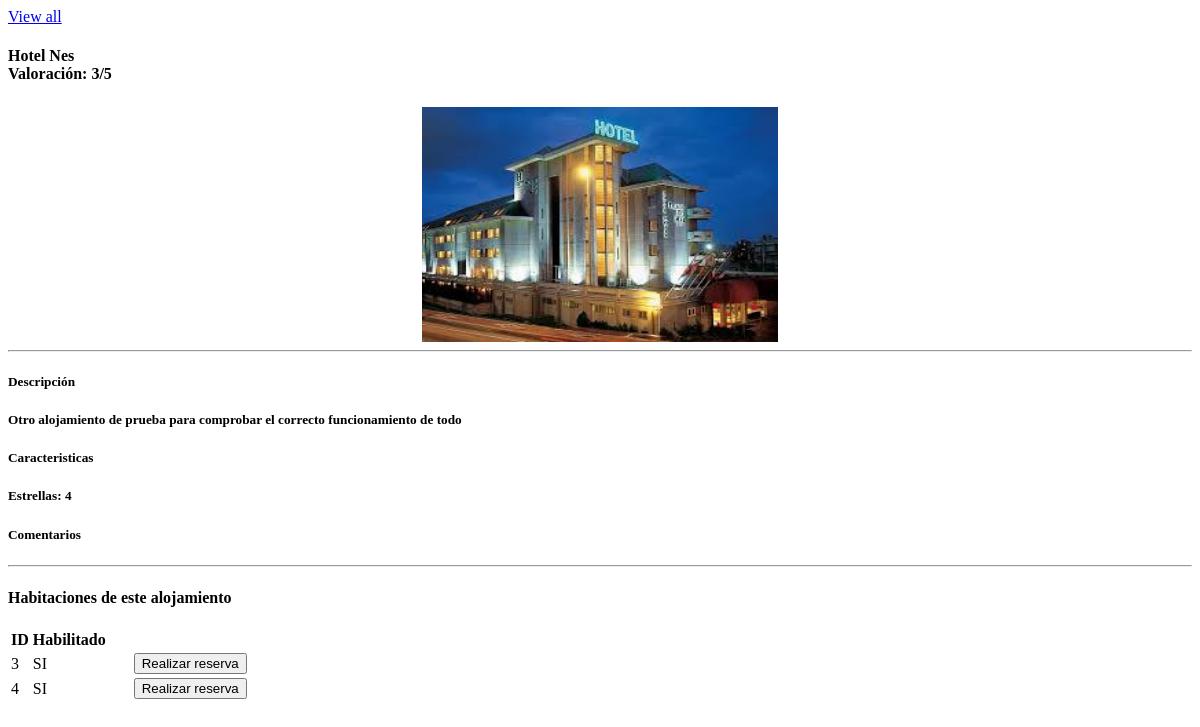
/GRXDev/alojamiento.php?ID_Alojamiento=2, run on the app's committed database.
### tables this page shows
CREATE TABLE IF NOT EXISTS `alojamiento` (
  `ID` int(10) NOT NULL,
  `Nombre` varchar(255) NOT NULL,
  `Direccion` varchar(255) NOT NULL,
  `Descripcion` varchar(255) NOT NULL,
  `Tipo_alojamiento` int(10) NOT NULL,
  `ID_Dueno` int(10) NOT NULL,
  `Fecha_alta` int(10) NOT NULL,
  `ID_Validador` int(10) NOT NULL,
  `Fecha_validacion` varchar(20) NOT NULL
);

CREATE TABLE IF NOT EXISTS `caracteristicas` (
  `ID_Caracteristicas` int(10) NOT NULL,
  `Descripcion` varchar(255) NOT NULL,
  `Tipo` varchar(255) NOT NULL,
  `Tipo_check` int(10) NOT NULL
);

CREATE TABLE IF NOT EXISTS `caracteristicasalojamiento` (
  `ID_Caracteristicas` int(10) NOT NULL,
  `ID_Alojamiento` int(10) NOT NULL,
  `Cantidad` int(10) NOT NULL
);

CREATE TABLE IF NOT EXISTS `habitacion` (
  `ID` int(10) NOT NULL,
  `ID_Alojamiento` int(10) NOT NULL,
  `Habilitado` int(10) NOT NULL
);

### GRXDev/conexionBD.php (called while the page is built)
<?php
include "BD.php";
$datos = new BD("localhost", "root", "", "GRXDev");
?>

### GRXDev/BD.php (called while the page is built, shortened)
<?php
class BD {
    private $localhost;
    private $user;
    private $pass;
    private $conexion = false;
    public function BD($direccion, $usuario, $contrasenia, $basedatos) {
        $this->localhost = $direccion;
        $this->user = $usuario;
        $this->pass = $contrasenia;
        $this->database = $basedatos;
    }
    public function GetMyConnection() {
        if ($this->conexion)
            return $this->conexion;
        $this->conexion = mysql_connect($this->localhost, $this->user, $this->pass) or die('Could not connect to server.');
        return $this->conexion;
    }
    public function Query($cadena) {
        return $res = mysql_query($cadena, $this->GetMyConnection());
    }
}

### GRXDev/alojamiento.php (the view, shortened to what this page needs)
		<link href="css/estrellas.css" rel="stylesheet">
<div class="container" id="main">
    <div class="row">
        <?php
        include 'conexionBD.php';
		$id = isset($_GET['ID_Alojamiento']) ? $_GET['ID_Alojamiento'] : null;
		$result = $datos->Query("SELECT ID, Nombre,Direccion,Descripcion FROM alojamiento WHERE ID=".$id);
		$fila2 = mysql_fetch_array($result);
		?>
      <div class="col-md-12 col-sm-12">
    	<div class="panel panel-default">
           <div class="panel-heading"><a href="#" class="pull-right">View all</a>
		   <h4>
		   <?php echo $fila2['Nombre'];
		   if((isset($yavalorado) && $yavalorado == true) || (!isset($_COOKIE['id_usuario'])))
		   {
                            $total = $datos->Query("Select AVG(valoracion) from valoracionalojamiento where ID_Alojamiento=".$id);
                            $total_row = mysql_fetch_array($total);
                            if($total_row[0] == null)
                            {
                                $media = "3";
                            }
                            else
                            {
                                $media = $total_row[0];
                            }
			   ?>
			    <div class="progress" style="width:50%; height:20px">
					<div class="progress-bar progress-bar-success" style="width:<?php echo (intval($media)*20); ?>%">Valoración: <?php echo intval($media);?>/5</div>
				</div>
		   <?php } ?>
		   </h4></div>
   			<div class="panel-body">
			  <img src="./images/h_prueba.jpg" class="img-responsive img-thumbnail pull-center" style="margin-left:35%; width:30%; height:30%;">
			  <hr>
              <h5>Descripción<h5>
              <p><?php echo $fila2['Descripcion']?></p>
			  <h5>Caracteristicas<h5>
			  <?php
                    $result3=$datos->Query("SELECT ID_Caracteristicas, Cantidad from caracteristicasalojamiento where ID_Alojamiento=".$id);
                    while($fila=mysql_fetch_array($result3))
                    {
						$result2=$datos->Query("SELECT * FROM caracteristicas WHERE ID_Caracteristicas=".$fila['ID_Caracteristicas']);
                        while(($fila2=mysql_fetch_array($result2)))
                        {
							echo '<div class="col-md-2 col-sm-2">';
							echo '<label for="'.$fila2['Descripcion'].'">'.$fila2['Descripcion'].': '.$fila['Cantidad'].'</label>';
							echo '</div>';
						}
                    }
			  ?>
			  <h5>Comentarios<h5>
			  <hr>
            </div>
         </div>
	</div>
	</div>
        <div class="col-md-12 col-sm-12">
        <div class="panel panel-warning">
            <div class="panel-heading"><h4>Habitaciones de este alojamiento</h4></div>
            <div class="panel-body">
                <?php $result=$datos->Query("SELECT * FROM habitacion WHERE ID_Alojamiento='".$id."'")?>
                <?php if($result){?>
                <div class="row">
                    <div class="table-responsive">
                        <table class="table table-striped">
                            <thead>
                            <tr>
                                <th>ID</th>
                                <th>Habilitado</th>
                                <th></th>
                                <th></th>
                                <th></th>
                                <th></th>
                                <th></th>
                                <th></th>
                                <th></th>
                                <th></th>
                            </tr>
                            </thead>
                            <tbody id="myTable">
                            <?php
                            while ($row = mysql_fetch_array($result)) {
                                ?>
                                <tr>
                                    <td><?php echo $row['ID'] ?></td>
                                    <td><?php if($row['Habilitado']=='0'){ echo 'NO'; }else { echo 'SI';} ?></td>
                                    <td></td>
                                    <td></td>
                                    <td></td>
                                    <td></td>
                                    <td></td>
                                    <td></td>
                                    <td><button class="btn btn-danger" onClick="location.href = 'index.php?cat=reserva_habitacion&ID_Habitacion=<?php echo $row['ID'] ?>'" >Realizar reserva</button></td>
                                </tr>
                            <?php } ?>
                            </tbody>
                        </table>
                    </div>
                </div>
                <?php } ?>
                </div>
            </div>
        </div>
</div>

### data on the page
alojamiento: Nombre "Hotel Nes", Descripcion "Otro alojamiento de prueba para comprobar el correcto funcionamiento de todo"
caracteristicasalojamiento: Cantidad "4"
caracteristicas: Descripcion "Estrellas"
habitacion: ID "3", Habilitado "SI"
habitacion: ID "4", Habilitado "SI"

### other printed values
$media "3"
